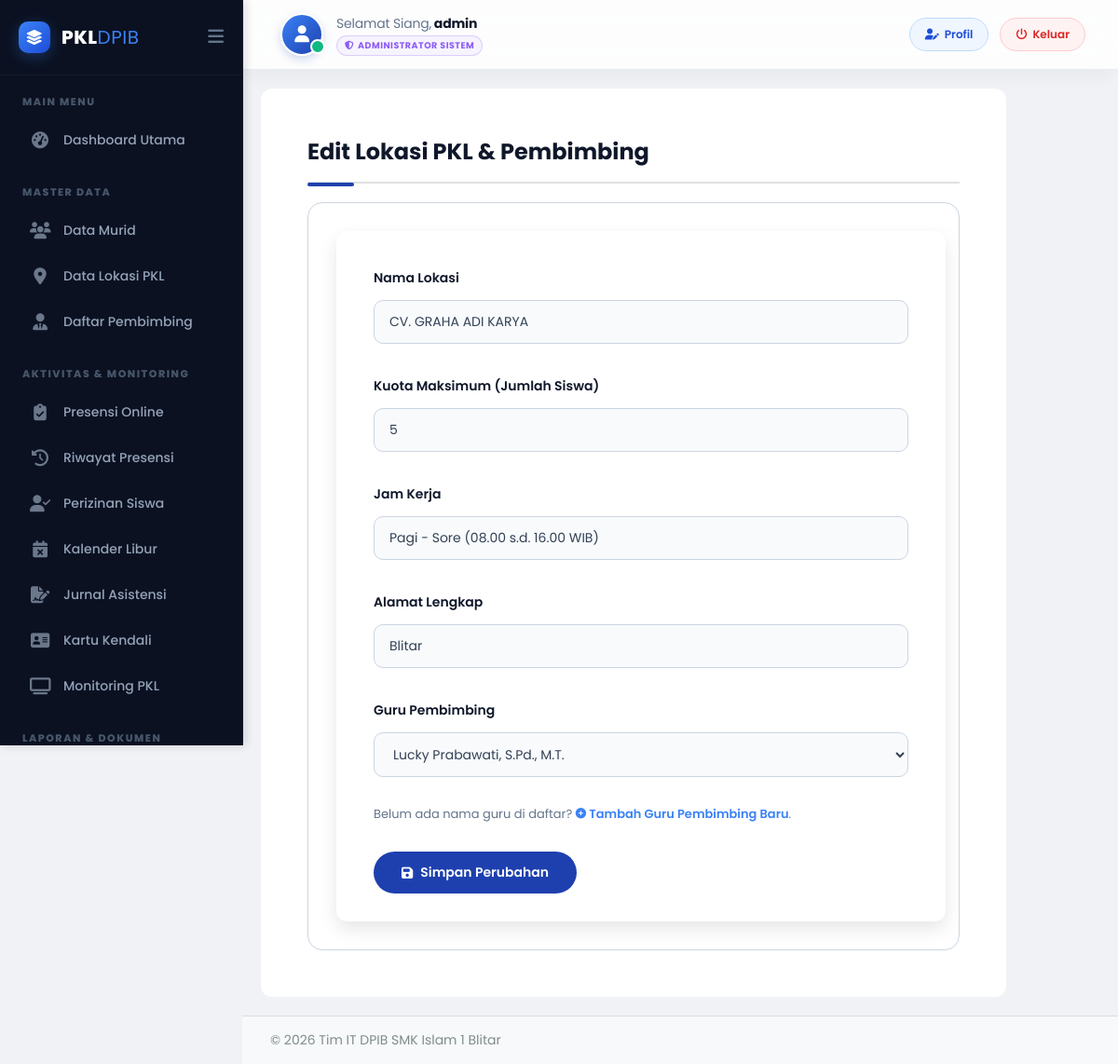
/admin/lokasi-edit.php?id=1 (signed in), run on the app's committed database.
### tables this page shows
CREATE TABLE `lokasi_pkl` (
  `lokasi_id` int(11) NOT NULL,
  `alamat` varchar(255) DEFAULT NULL,
  `guru_id` int(11) DEFAULT NULL,
  `nama_lokasi` varchar(100) NOT NULL,
  `jam_kerja` varchar(100) DEFAULT NULL,
  `kuota_max` int(11) NOT NULL DEFAULT 5
);

CREATE TABLE `guru` (
  `guru_id` int(11) NOT NULL,
  `nama_guru` varchar(100) NOT NULL,
  `user_id` int(11) DEFAULT NULL,
  `email` varchar(100) DEFAULT NULL
);

### admin/lokasi-edit.php (the view, shortened to what this page needs)
<?php
include '../config/db-koneksi.php';
$lokasi_id = isset($_GET['id']) ? (int)$_GET['id'] : 0;
$lokasi_data = null;
$guru_list_result = $koneksi->query("SELECT guru_id, nama_guru FROM guru ORDER BY nama_guru ASC");
$guru_list = [];
if ($guru_list_result) {
    while ($guru = $guru_list_result->fetch_assoc()) {
        $guru_list[] = $guru;
    }
}
$lokasi_stmt = $koneksi->prepare("SELECT * FROM lokasi_pkl WHERE lokasi_id = ?");
$lokasi_stmt->bind_param("i", $lokasi_id);
$lokasi_stmt->execute();
$result = $lokasi_stmt->get_result();
if ($result->num_rows > 0) {
    $lokasi_data = $result->fetch_assoc();
} else {
    $message = "<div class='alert error'><i class='fas fa-exclamation-circle me-2'></i> Lokasi tidak ditemukan.</div>";
}
?>
<!DOCTYPE html>
<html lang="id">
<head>
    <link rel="stylesheet" href="../css/style.css">
    <link rel="stylesheet" href="https://cdnjs.cloudflare.com/ajax/libs/font-awesome/6.5.2/css/all.min.css">
</head>
<body class="admin-body">
<?php
include 'panel/sidebar.php';
?>
<?php
include 'panel/navbar.php';
?>
<div class="container">
    <h1 class="page-title">Edit Lokasi PKL & Pembimbing</h1>
    <?php if ($lokasi_data): ?>
    <div class="glass-panel">
        <form method="POST" action="">
            <div class="form-group">
                <label for="nama_lokasi">Nama Lokasi</label>
                <input type="text" id="nama_lokasi" name="nama_lokasi" value="<?php echo htmlspecialchars($lokasi_data['nama_lokasi']); ?>" required placeholder="Masukkan nama instansi / perusahaan">
            </div>
            <div class="form-group">
                <label for="kuota_max">Kuota Maksimum (Jumlah Siswa)</label>
                <input type="number" id="kuota_max" name="kuota_max" value="<?php echo $lokasi_data['kuota_max']; ?>" required min="1">
            </div>
            <div class="form-group">
                <label for="jam_kerja">Jam Kerja</label>
                <input type="text" id="jam_kerja" name="jam_kerja" value="<?php echo htmlspecialchars($lokasi_data['jam_kerja']); ?>" required placeholder="Contoh: 08:00 - 16:00">
            </div>
            <div class="form-group">
                <label for="alamat">Alamat Lengkap</label>
                <input type="text" id="alamat" name="alamat" value="<?php echo htmlspecialchars($lokasi_data['alamat']); ?>" required placeholder="Masukkan alamat lokasi PKL">
            </div>
            <div class="form-group">
                <label for="guru_id">Guru Pembimbing</label>
                <select id="guru_id" name="guru_id">
                    <?php foreach ($guru_list as $guru): ?>
                        <option value="<?php echo $guru['guru_id']; ?>"
                            <?php echo ($lokasi_data['guru_id'] == $guru['guru_id']) ? 'selected' : ''; ?>>
                            <?php echo $guru['nama_guru']; ?>
                        </option>
                    <?php endforeach; ?>
                </select>
                <p class="helper-text">Belum ada nama guru di daftar? <a href="guru-add-form.php"><i class="fas fa-plus-circle fa-sm"></i> Tambah Guru Pembimbing Baru</a>.</p>
            </div>
            <div style="margin-top: 30px;">
                <button type="submit" class="btn-submit-mantap">
                    <i class="fas fa-save"></i> Simpan Perubahan
                </button>
            </div>
        </form>
    </div>
    <?php endif; ?>
</div>
<?php
include 'panel/footer.php';
?>
</body>
</html>

### css/style.css (style rules this page uses)
html { scroll-behavior: smooth; }
body { font-family: 'Poppins', sans-serif; background-color: #f0f2f5; padding: 0; margin: 0; }
.container { max-width: 1000px; margin: 0 auto; background: transparent; padding: 35px 5%; box-shadow: none; }
h1 { color: #2c3e50; font-weight: 700; font-size: 28px; border-bottom: 2px solid #e0e0e0; padding-bottom: 15px; margin-bottom: 25px; padding-left: 5%; padding-right: 5%; }
form { padding: 30px 40px; background: #ffffff; border-radius: 12px; box-shadow: 0 8px 20px rgba(0, 0, 0, 0.1); width: 100%; max-width: none; margin: 0; }
form label { display: block; margin-top: 10px; font-weight: 600; color: #34495e; }
form input[type="text"], form input[type="email"], form input[type="number"], form input[type="password"], form select { width: 100%; padding: 10px 15px; margin-top: 5px; margin-bottom: 15px; border: 1px solid #ced4da; border-radius: 6px; box-sizing: border-box; background-color: #f8f9fa; transition: border-color 0.2s; }
form button { background-color: #007bff; color: white; padding: 12px 20px; border: none; border-radius: 6px; cursor: pointer; font-size: 16px; font-weight: 600; transition: background-color 0.2s; box-shadow: 0 4px 10px rgba(0, 123, 255, 0.3); }
.container { max-width: 1000px; margin: 0 auto; background: transparent; padding: 35px 0; box-shadow: none; }
form { padding: 30px 40px; background: #ffffff; border-radius: 12px; box-shadow: 0 8px 20px rgba(0, 0, 0, 0.1); width: 100%; max-width: 90%; margin: 0 auto; }
.admin-body { display: flex; font-family: 'Poppins', sans-serif; background-color: #f0f2f5; min-height: 100vh; }
.admin-main-content .container { max-width: none; margin: 0; padding: 25px; background: white; border-radius: 12px; box-shadow: 0 4px 15px rgba(0, 0, 0, 0.08); }
.admin-main-content h1 { font-size: 24px; padding-left: 0; padding-right: 0; margin-bottom: 20px; }

### admin/lokasi-edit.php (style rules this page uses)
:root { --mantap-blue-dark: #0f172a; --mantap-blue-main: #1e40af; --mantap-blue-light: #3b82f6; --mantap-blue-soft: #eff6ff; }
body { font-family: 'Poppins', sans-serif; background-color: #f4f6fa; color: #334155; margin: 0; overflow-x: hidden !important; }
.main-content-wrapper, .admin-main-content, .container { max-width: 100% !important; box-sizing: border-box !important; box-shadow: none !important; transition: none !important; }
.container { max-width: 800px !important; padding: 25px 30px; margin: 0 auto; width: 100%; }
.page-title { font-weight: 700; color: var(--mantap-blue-dark); font-size: 1.9rem; margin: 0 0 30px 0; position: relative; }
.page-title::after { content: ''; position: absolute; left: 0; bottom: -5px; width: 50px; height: 4px; background: var(--mantap-blue-main); border-radius: 2px; }
.glass-panel { background: white; padding: 30px; border-radius: 16px; border: 1px solid #cbd5e1; box-sizing: border-box; box-shadow: none !important; }
.form-group { margin-bottom: 20px; }
.glass-panel label { display: block; margin-bottom: 8px; font-weight: 600; color: var(--mantap-blue-dark); font-size: 14px; }
.glass-panel input[type="text"], .glass-panel input[type="number"], .glass-panel select { width: 100%; padding: 12px 16px; border: 1px solid #cbd5e1; border-radius: 10px; box-sizing: border-box; font-family: 'Poppins', sans-serif; font-size: 14px; color: #334155; background-color: #f8fafc; }
.btn-submit-mantap { background-color: var(--mantap-blue-main); color: white; padding: 12px 30px; border: none; border-radius: 25px; cursor: pointer; font-size: 14px; font-weight: 600; font-family: 'Poppins', sans-serif; display: inline-flex; align-items: center; gap: 8px; box-shadow: none !important; }
.helper-text { margin-top: 15px; font-size: 13px; color: #64748b; }
.helper-text a { color: var(--mantap-blue-light); text-decoration: none; font-weight: 600; }

### admin/panel/sidebar.php (style rules this page uses)
:root { --sidebar-bg: #0B1121; --sidebar-active-bg: rgba(59, 130, 246, 0.12); --sidebar-active-text: #3b82f6; --sidebar-hover-bg: rgba(255, 255, 255, 0.04); --text-main: #94a3b8; --text-hover: #f1f5f9; --sidebar-width-full: 260px; --sidebar-width-mini: 85px; }
body { padding-left: var(--sidebar-width-full) !important; transition: padding-left 0.3s cubic-bezier(0.4, 0, 0.2, 1) !important; overflow-x: hidden; }

### admin/panel/navbar.php (style rules this page uses)
:root { --nav-height: 75px; }

### data on the page
lokasi_pkl: nama_lokasi "CV. GRAHA ADI KARYA", kuota_max "5", jam_kerja "Pagi - Sore (08.00 s.d. 16.00 WIB)", alamat "Blitar", guru_id "Lucky Prabawati, S.Pd., M.T."

### other printed values
$sapaan "Selamat Siang"
$current_full_name "admin"
$role_label "ADMINISTRATOR SISTEM"
